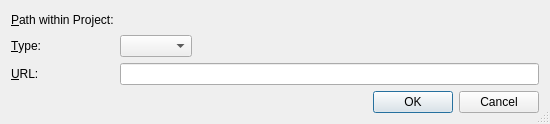
<?xml version="1.0" encoding="UTF-8"?>
<ui version="4.0">
 <class>HgAddSubrepositoryDialog</class>
 <widget class="QDialog" name="HgAddSubrepositoryDialog">
  <property name="geometry">
   <rect>
    <x>0</x>
    <y>0</y>
    <width>550</width>
    <height>124</height>
   </rect>
  </property>
  <property name="windowTitle">
   <string>Add Sub-repository</string>
  </property>
  <property name="sizeGripEnabled">
   <bool>true</bool>
  </property>
  <layout class="QGridLayout" name="gridLayout">
   <item row="0" column="0">
    <widget class="QLabel" name="label">
     <property name="text">
      <string>&amp;Path within Project:</string>
     </property>
     <property name="buddy">
      <cstring>pathPicker</cstring>
     </property>
    </widget>
   </item>
   <item row="0" column="1">
    <widget class="EricPathPicker" name="pathPicker" native="true">
     <property name="sizePolicy">
      <sizepolicy hsizetype="Expanding" vsizetype="Preferred">
       <horstretch>0</horstretch>
       <verstretch>0</verstretch>
      </sizepolicy>
     </property>
     <property name="focusPolicy">
      <enum>Qt::StrongFocus</enum>
     </property>
     <property name="toolTip">
      <string>Enter the path of the sub-repository relative to the project</string>
     </property>
    </widget>
   </item>
   <item row="1" column="0">
    <widget class="QLabel" name="label_2">
     <property name="text">
      <string>&amp;Type:</string>
     </property>
     <property name="buddy">
      <cstring>typeCombo</cstring>
     </property>
    </widget>
   </item>
   <item row="1" column="1">
    <layout class="QHBoxLayout" name="horizontalLayout_2">
     <item>
      <widget class="QComboBox" name="typeCombo">
       <property name="toolTip">
        <string>Select the type of the sub-repository</string>
       </property>
      </widget>
     </item>
     <item>
      <spacer name="horizontalSpacer">
       <property name="orientation">
        <enum>Qt::Horizontal</enum>
       </property>
       <property name="sizeHint" stdset="0">
        <size>
         <width>40</width>
         <height>20</height>
        </size>
       </property>
      </spacer>
     </item>
    </layout>
   </item>
   <item row="2" column="0">
    <widget class="QLabel" name="label_3">
     <property name="text">
      <string>&amp;URL:</string>
     </property>
     <property name="buddy">
      <cstring>urlEdit</cstring>
     </property>
    </widget>
   </item>
   <item row="2" column="1">
    <widget class="QLineEdit" name="urlEdit">
     <property name="toolTip">
      <string>Enter the URL of the sub-repository</string>
     </property>
    </widget>
   </item>
   <item row="3" column="0" colspan="2">
    <widget class="QDialogButtonBox" name="buttonBox">
     <property name="orientation">
      <enum>Qt::Horizontal</enum>
     </property>
     <property name="standardButtons">
      <set>QDialogButtonBox::Cancel|QDialogButtonBox::Ok</set>
     </property>
    </widget>
   </item>
  </layout>
 </widget>
 <customwidgets>
  <customwidget>
   <class>EricPathPicker</class>
   <extends>QWidget</extends>
   <header>EricWidgets/EricPathPicker.h</header>
   <container>1</container>
  </customwidget>
 </customwidgets>
 <tabstops>
  <tabstop>pathPicker</tabstop>
  <tabstop>typeCombo</tabstop>
  <tabstop>urlEdit</tabstop>
 </tabstops>
 <resources/>
 <connections>
  <connection>
   <sender>buttonBox</sender>
   <signal>accepted()</signal>
   <receiver>HgAddSubrepositoryDialog</receiver>
   <slot>accept()</slot>
   <hints>
    <hint type="sourcelabel">
     <x>248</x>
     <y>254</y>
    </hint>
    <hint type="destinationlabel">
     <x>157</x>
     <y>274</y>
    </hint>
   </hints>
  </connection>
  <connection>
   <sender>buttonBox</sender>
   <signal>rejected()</signal>
   <receiver>HgAddSubrepositoryDialog</receiver>
   <slot>reject()</slot>
   <hints>
    <hint type="sourcelabel">
     <x>316</x>
     <y>260</y>
    </hint>
    <hint type="destinationlabel">
     <x>286</x>
     <y>274</y>
    </hint>
   </hints>
  </connection>
 </connections>
</ui>
